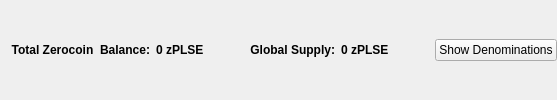
                       <widget class="QFrame" name="balanceSupplyFrame">
                        <layout class="QHBoxLayout" name="horizontalLayout_2" stretch="0,0,0,1,0">
                         <property name="rightMargin">
                          <number>0</number>
                         </property>
                         <item>
                          <layout class="QHBoxLayout" name="horizontalLayout_34">
                           <item>
                            <widget class="QLabel" name="labelzAvailableText_3">
                             <property name="font">
                              <font>
                               <weight>75</weight>
                               <bold>true</bold>
                              </font>
                             </property>
                             <property name="toolTip">
                              <string>Total Balance including unconfirmed and immature zPLSE</string>
                             </property>
                             <property name="text">
                              <string>Total Zerocoin  Balance:</string>
                             </property>
                             <property name="alignment">
                              <set>Qt::AlignRight|Qt::AlignTrailing|Qt::AlignVCenter</set>
                             </property>
                            </widget>
                           </item>
                           <item>
                            <widget class="QLabel" name="labelzAvailableAmount_4">
                             <property name="minimumSize">
                              <size>
                               <width>40</width>
                               <height>0</height>
                              </size>
                             </property>
                             <property name="font">
                              <font>
                               <weight>75</weight>
                               <bold>true</bold>
                              </font>
                             </property>
                             <property name="toolTip">
                              <string>Total Balance including unconfirmed and immature zPLSE</string>
                             </property>
                             <property name="text">
                              <string>0 zPLSE</string>
                             </property>
                             <property name="alignment">
                              <set>Qt::AlignLeading|Qt::AlignLeft|Qt::AlignVCenter</set>
                             </property>
                            </widget>
                           </item>
                          </layout>
                         </item>
                         <item>
                          <spacer name="horizontalSpacer_32">
                           <property name="orientation">
                            <enum>Qt::Horizontal</enum>
                           </property>
                           <property name="sizeHint" stdset="0">
                            <size>
                             <width>40</width>
                             <height>20</height>
                            </size>
                           </property>
                          </spacer>
                         </item>
                         <item>
                          <layout class="QHBoxLayout" name="horizontalLayout_35">
                           <item>
                            <widget class="QLabel" name="labelZsupplyText_2">
                             <property name="font">
                              <font>
                               <weight>75</weight>
                               <bold>true</bold>
                              </font>
                             </property>
                             <property name="text">
                              <string>Global Supply:</string>
                             </property>
                             <property name="alignment">
                              <set>Qt::AlignRight|Qt::AlignTrailing|Qt::AlignVCenter</set>
                             </property>
                            </widget>
                           </item>
                           <item>
                            <widget class="QLabel" name="labelZsupplyAmount_2">
                             <property name="font">
                              <font>
                               <weight>75</weight>
                               <bold>true</bold>
                              </font>
                             </property>
                             <property name="text">
                              <string>0 zPLSE</string>
                             </property>
                            </widget>
                           </item>
                          </layout>
                         </item>
                         <item>
                          <spacer name="horizontalSpacer_31">
                           <property name="orientation">
                            <enum>Qt::Horizontal</enum>
                           </property>
                           <property name="sizeHint" stdset="0">
                            <size>
                             <width>40</width>
                             <height>20</height>
                            </size>
                           </property>
                          </spacer>
                         </item>
                         <item>
                          <widget class="QPushButton" name="pushButtonShowDenoms">
                           <property name="toolTip">
                            <string>Show zPLSE denominations list</string>
                           </property>
                           <property name="text">
                            <string>Show Denominations</string>
                           </property>
                          </widget>
                         </item>
                        </layout>
                       </widget>
